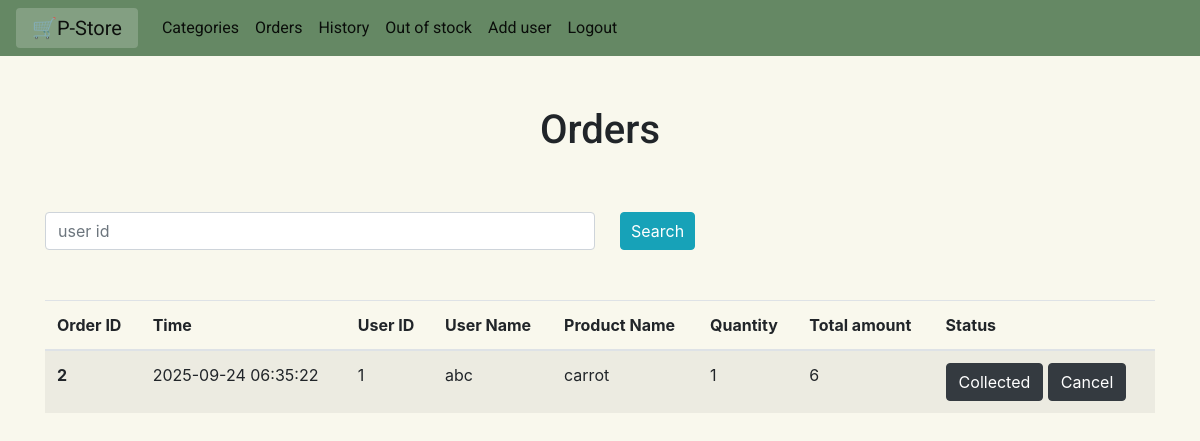
The app's page /orders (signed in) with its own data.
### tables this page shows
CREATE TABLE Orders(
    order_id INTEGER PRIMARY KEY AUTOINCREMENT,
    u_id INTEGER not null,
    item_id  integer not null,
    quantity INTEGER not null,
    price INTEGER not null,
    order_dateandtime TIMESTAMP not null DEFAULT CURRENT_TIMESTAMP,
    FOREIGN KEY (u_id) REFERENCES User(u_id)
    FOREIGN KEY (item_id) REFERENCES Items(id)
);

CREATE TABLE User (
    u_id INTEGER PRIMARY KEY ,
    u_username varchar(20) not null,
    u_password varchar(20) not null
    
);

CREATE TABLE Items (
    id INTEGER PRIMARY KEY AUTOINCREMENT,
    name varchar(20) not null,
    weight integer not null,
    price_per_unit int not null,
    c_id INTEGER not null,
    FOREIGN KEY (c_id) REFERENCES Categories(c_id)
);

### app.py (the view, shortened to what this page needs)
@app.route("/orders", methods=("GET", "POST"))
@login_required
def orders():
    if not current_user.is_admin:
        abort(403)
    conn = get_db_connection()
    orders = conn.execute(
        "SELECT * FROM( Orders inner join Items on item_id=id)inner join User on User.u_id=Orders.u_id"
    ).fetchall()
    conn.close()
    return render_template("orders.html", orders=orders)

### app.py (called while the page is built)
def get_db_connection():
    conn = sqlite3.connect("database.db")
    conn.row_factory = sqlite3.Row
    return conn

@login_manager.user_loader
def load_user(user_id):
    conn = get_db_connection()
    user_data = conn.execute(
        "SELECT * FROM Admin WHERE a_id = ?", (user_id,)
    ).fetchone()
    if user_data:
        return Admin(user_data["a_id"], user_data["username"])
    user_data = conn.execute("SELECT * FROM User WHERE u_id = ?", (user_id,)).fetchone()
    if user_data:
        return AppUser(user_data["u_id"], user_data["u_username"])
    return None

### templates/orders.html (shortened to what this page needs)
{% extends 'base2.html' %}
{% block content %}
<h1 style="text-align:center; font-family:roboto; margin-top:50px;"> {% block title %} Orders {% endblock %}</h1>
<form method="post" style="padding-top:50px; padding-bottom:50px;">
  <div class="form-row">
    <div class="col-6">
      <input type="search" class="form-control" name="u_id" placeholder="user id" aria-label="Search" value="{{u_id}}">
    </div>
    <button type="submit button" style="margin-left:20px; padding-left:10px; padding-right:10px;" class="btn btn-info">Search</button>
  </div>
</form>
<table class="table table-striped table-hover">
    <thead>
      <tr>
        <th scope="col">Order ID</th>
        <th scope="col">Time</th>
        <th scope="col">User ID</th>
        <th scope="col">User Name</th>
        <th scope="col">Product Name</th>
        <th scope="col">Quantity</th>
        <th scope="col">Total amount</th>
        <th scope="col">Status</th>
      </tr>
    </thead>
    <tbody>
        {% for order in orders %}
      <tr>
        <th scope="row">{{ order['order_id'] }}</th>
        <td>{{ order['order_dateandtime'] }}</td>
        <td>{{ order['u_id'] }}</td>
        <td>{{ order['u_username'] }}</td>
        <td>{{ order['name'] }}</td>
        <td>{{ order['quantity'] }}</td>
        <td>{{ order['price'] }}</td>
        <td><a href="{{ url_for('collected',order_id=order['order_id']) }}">
            <button type="submit button"  class="btn btn-dark">Collected</button>
            </a>
            <a href="{{ url_for('delete_order',order_id=order['order_id']) }}">
            <button type="submit button"  class="btn btn-dark">Cancel</button>
            </a>
           </td>
        </tr>
  {% endfor %}
</tbody>
</table>
    {% endblock %}

### static/css/styles.css (style rules this page uses)
a:link { color: black; background-color: transparent; text-decoration: none; }

### templates/orders.html (style rules this page uses)
body { background-color:#F9F8ED; }

### records on screen
Orders: order_id "2", order_dateandtime "2025-09-24 06:35:22", u_id "1", u_username "abc", name "carrot", quantity "1", price "6"
